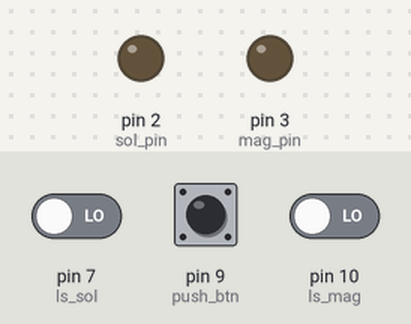
A sketch run on a simulated Arduino Uno, built with avr-gcc and run on an emulated ATmega328P. Shown: output pins drawn as LEDs (lit = HIGH). The test bench sets the inputs (shaded band); at power-on: pin 9 (push_btn) LOW, pin 10 (ls_mag) LOW, pin 7 (ls_sol) LOW. What the sketch prints to the serial monitor is not drawn.

Above: at 1.2 s.
1.3 s: pin 9 (push_btn) pulled HIGH for 0.15 s
At 1.6 s:
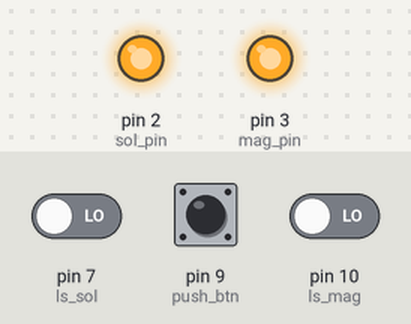
2.9 s: pin 10 (ls_mag) driven HIGH
At 4.2 s:
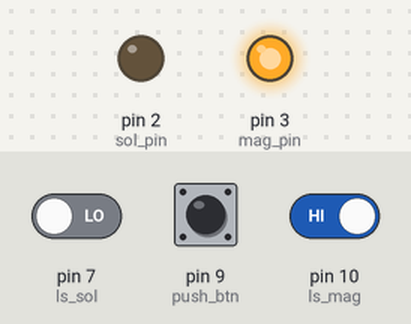
Timing chart, 0 to 5.9 s (numbered marks = the images above; inputs shaded):
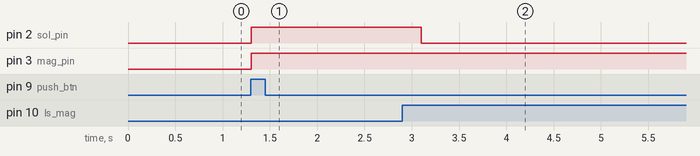

The sketch:

Switch_wala.ino
```cpp
int sol_pin =2;
int mag_pin =3;
int ls_sol= 7;
int ls_mag =10;
int push_btn= 9;
int i=0;
void setup() {
  // put your setup code here, to run once:
  pinMode(sol_pin,OUTPUT);
  pinMode(ls_sol,INPUT);
  pinMode(mag_pin,OUTPUT);
  pinMode(push_btn,INPUT);
  pinMode(ls_mag,INPUT);
  digitalWrite(sol_pin,LOW); // Solenoid high
  digitalWrite(mag_pin,LOW); // Magnet high
  Serial.begin(9600);
}
boolean l_switch=true;
int state = 0;
void loop() {
  Serial.println(state);

  if (state==0){
    if (digitalRead(push_btn)==HIGH){ // push button high
      digitalWrite(sol_pin,HIGH); // Solenoid high
      digitalWrite(mag_pin,HIGH); // Magnet high
      state = 1;
    }
  }
  else if (state == 1){
    if (digitalRead(ls_mag) == HIGH){ //LS 2 high
      delay(200);
      digitalWrite(sol_pin,LOW);// solenoid low
      state = 2;
    }
  }
  else if (state ==2 ){
    if (digitalRead(ls_sol)==HIGH){ //ls1 high
      delay(2000);
      digitalWrite(mag_pin,LOW);// magnet low

      state = 0;

    }
  }
}
```

Measured:
- after the input at 1.3 s, pin 2 (sol_pin), pin 3 (mag_pin): LOW → HIGH at once
- after the input at 2.9 s, pin 2 (sol_pin): HIGH → LOW after 0.20 s
